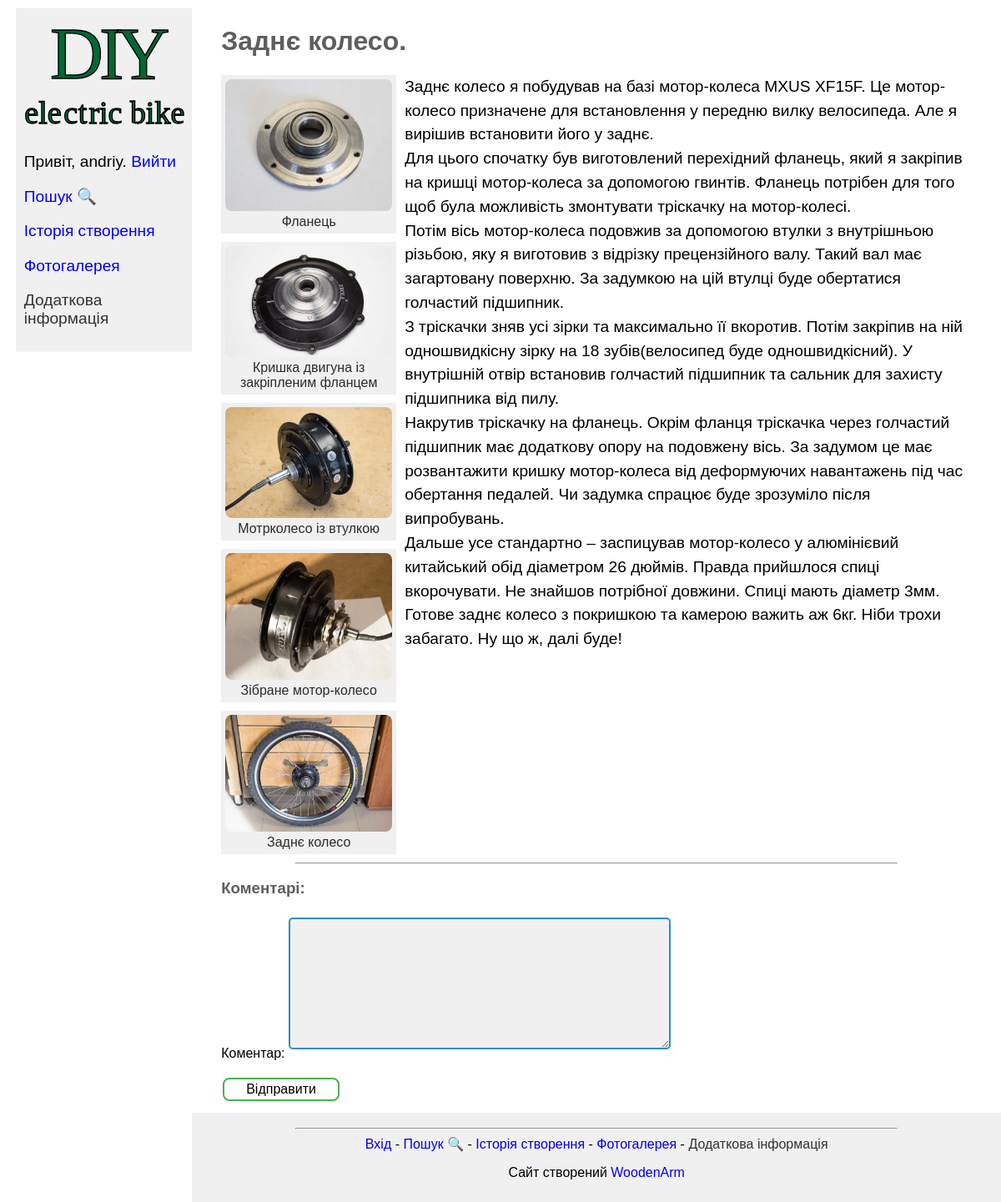
/post/zadnye-koleso/ (signed in), run on the app's committed database.
### blog/models.py (models this page shows, shortened)
class Posts(models.Model):
    title = models.CharField(max_length=255)
    content = models.TextField()
    time_create = models.DateTimeField(auto_now_add=True)
    time_update = models.DateTimeField(auto_now=True)
    is_published = models.BooleanField(default=True)
    slug = models.SlugField(max_length=255, unique=True, db_index=True, verbose_name='URL')
    class Meta:
        ordering = ["time_create"]
        verbose_name_plural = "Posts"

class Photos(models.Model):
    title = models.CharField(max_length=200)
    post = models.ForeignKey('Posts', on_delete=models.CASCADE)
    image = models.ImageField(upload_to="photos/", blank=True)
    slug = models.SlugField(max_length=255, unique=True, db_index=True, verbose_name='URL')
    is_published = models.BooleanField(default=True)
    class Meta:
        verbose_name_plural = "Photos"

### blog/views.py (the view)
# urls.py: path('post/<slug:post_slug>/', views.show_post, name='post'),
def show_post(request, post_slug):
    post = get_object_or_404(Posts, slug=post_slug)
    photos = Photos.objects.filter(post__slug=post_slug, is_published=True)
    comment = Comments.objects.filter(post__slug=post_slug, is_published=True)
    if  request.method == "POST":
        form = CommentForm(request.POST)
        if form.is_valid():
            form = form.save(commit=False)
            form.owner = request.user
            form.post = post
            form.save()
            return redirect('blog:post', post_slug)
    else:
        form = CommentForm()
    context = {'post': post, 'photos': photos, 'comments': comment, 'form': form}
    return render(request, 'blog/post.html', context=context)

### blog/forms.py
class CommentForm(forms.ModelForm):
    text = forms.CharField (label='Коментар',  widget=forms.Textarea(attrs={'class': 'myfield'}))
    class Meta:
        model = Comments
        fields = ('text',)

### blog/templates/blog/post.html (shortened to what this page needs)
{% extends 'blog/base.html' %}
{% block content %}
    <h1 class="title">{{ post.title }}</h1>
    {% for i in photos %}
        {% if i.image.url %}
          <div class="tabs">
            <div class="zoom-in"><figure>
              <img src="{{ i.image.url }}">
              <figcaption>{{ i.title }}</figcaption>
            </figure></div>
          </div>
        {% endif %}
    {% endfor %}
    <div class="text">
        {% autoescape off %}
          <p>{{ post.content|linebreaks }}</p>
        {% endautoescape %}
    </div><hr>
  <h3 class="title">Коментарі:</h3>
  {% if user.is_authenticated %}
    <form action="" method="post">
      {{ form.as_p }}
      <button class="button button1" type="submit">Відправити</button>
    </form>
  {% else %}
    <div class="comment3">Будь ласка авторизуйтеся  щоб залишити коментар.</div>
  {% endif %}
{% endblock content %}

### blog/templates/blog/base.html (shortened to what this page needs)
{% load static %}
<!DOCTYPE html>
<html lang="en">
<head>
    <link type="text/css" href="{% static 'blog/css/main.css' %}" rel="stylesheet"/>
</head>
<div id="navigation">
    <a href="{% url 'blog:home' %}"><img src="../../static/blog/images/logo2.svg" alt="logo" ></a>
    <p>
        {% if user.is_authenticated %}
            Привіт, {{ user.username }}.
            <a href="{% url 'blog:logout' %}">Вийти</a>
        {% else %}
            <a href="{% url 'blog:register' %}">Реєстрація</a> -
            <a href="{% url 'blog:login' %}">Вхід</a>
        {% endif %}
    </p>
    <p><a href="{% url 'blog:search' %}">Пошук &#128269</a></p>
    <p><a href="{% url 'blog:story' %}">Історія створення</a></p>
    <p><a href="{% url 'blog:photo_gallery' %}">Фотогалерея</a></p>
    <p><a href="">Додаткова інформація</a></p>
</div>
<body>
    <div class="page">
        <main class="content">
            {% block content %}
            {% endblock content %}
        </main>
        <footer class="footer">
            <hr>
            <a href="{% url 'blog:login' %}">Вхід</a> -
            <a href="{% url 'blog:search' %}">Пошук &#128269</a> -
            <a href="{% url 'blog:story' %}">Історія створення</a> -
            <a href="{% url 'blog:photo_gallery' %}">Фотогалерея</a> -
            <a href="">Додаткова інформація</a>
            <p>Сайт створений <a href="{% url 'blog:home' %}">WoodenArm</a></p>
        </footer>
    </div>
</body>
</html>

### blog/static/blog/css/main.css (style rules this page uses)
#navigation { position: sticky; top: 0.5em; left: 0; width: 10em; margin-left: 1em; padding: 0.5em; font: 1.2em "Fira Sans", sans-serif; background-color: #f1f0f0; float: left; }
body { margin: 0; font: 1em "Fira Sans", sans-serif; text-align: left; }
.page { overflow: hidden; display: flex; flex-direction: column; min-height: 100vh; justify-content: flex-start; }
.footer { padding: 10px; margin-top: auto; text-align: center; background-color: #f1f0f0; font: 1em "Fira Sans", sans-serif; }
.content { max-width: 900px; margin: 0 auto; padding: 10px 20px; }
.title { font: "Fira Sans", sans-serif; color: rgb(97, 93, 93); }
.text { font: 1.2em "Fira Sans", sans-serif; line-height: 1.5; }
a:link { text-decoration: none; }
hr { width: 60vw; }
figure { display: inline; padding: 5px; width: 200px; float: left; clear: left; margin: 0 10px 10px 0; text-align: center; background-color: #f1f0f0; }
img { width: 100%; height: 100%; border-radius: 8px; }
figcaption { color: rgb(45, 43, 43); font: 1em "Fira Sans", sans-serif; }
.zoom-in { cursor: -webkit-zoom-in; cursor: zoom-in; }
.button { background-color: #4CAF50; border: none; color: white; padding: 3px 26px; text-align: center; text-decoration: none; display: inline-block; font-size: 16px; margin: 4px 2px; -webkit-transition-duration: 0.4s; transition-duration: 0.4s; cursor: pointer; border-radius: 8px; }
.button1 { background-color: white; color: black; border: 2px solid #4CAF50; }
.myfield { border: 2px solid #2892c4; border-radius:5px; height:150px; width:450px; margin: 5px 10px 10px 0; font: 1em "Fira Sans", sans-serif; color: rgb(30, 48, 116); font-style: italic; background-color: #f1f0f0; }

### data on the page
Posts: title "Заднє колесо.", content "Заднє колесо я побудував на базі мотор-колеса MXUS XF15F. Це мотор-колесо призначене для встановлення у передню вилку велосипеда. Але я вирішив встановити його у заднє. Для цього спочатку був виготовлений перехідний фланець, який я закріпив на кришці мотор-колеса за допомогою гвинтів. Фланець потрібен для того щоб була можливість змонтувати тріскачку на мотор-колесі. Потім вісь мотор-колеса подовжив за допомогою втулки з внутрішньою різьбою, яку я виготовив з відрізку прецензійного валу. Такий вал має загартовану поверхню. За задумкою на цій втулці буде обертатися голчастий підшипник. З тріскачки зняв усі зірки та максимально її вкоротив. Потім закріпив на ній одношвидкісну зірку на 18…"
Photos: image (picture), title "Фланець"
Photos: image (picture), title "Кришка двигуна із закріпленим фланцем"
Photos: image (picture), title "Мотрколесо із втулкою"
Photos: image (picture), title "Зібране мотор-колесо"
Photos: image (picture), title "Заднє колесо"

### other printed values
{{ user.username }} "andriy"
